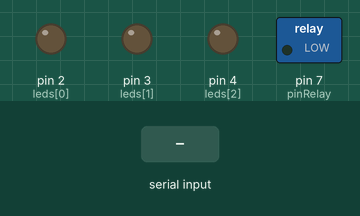
Simulated run of this sketch. Board: Arduino Uno, built with avr-gcc and run on an emulated ATmega328P. On the bench: switched loads named in the sketch (green lamp = pin HIGH), output pins drawn as LEDs (lit = HIGH). The test bench sets the inputs (shaded band).

Above: at 1.2 s.
1.3 s: "1" received over Serial
At 2.5 s:
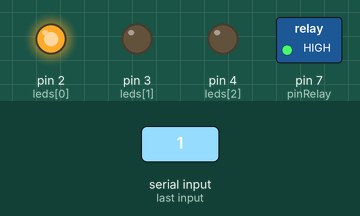
At 9.5 s:
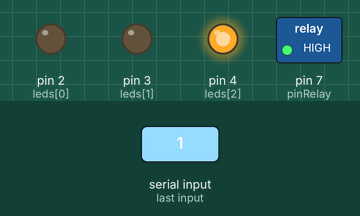
Timing chart, 0 to 10.4 s (numbered marks = the images above; inputs shaded):
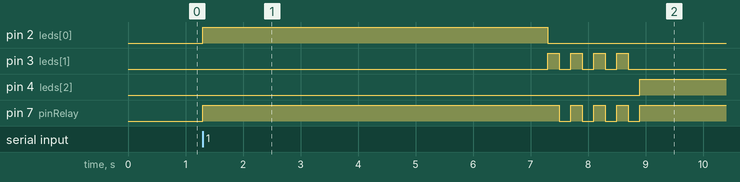

The sketch:

arduino.ino
```cpp
const int pinRelay = 7;
const int leds[] = {2, 3, 4};
const int tiempos[] = {6000, 3000, 5000};
boolean semaforoActivo = false;

void setup() {
  pinMode(pinRelay, OUTPUT);
  for (int i = 0; i < sizeof(leds) / sizeof(leds[0]); i++) {
    pinMode(leds[i], OUTPUT);
  }
  Serial.begin(9600);
}

void encenderLed(int led, int duracion) {
  digitalWrite(pinRelay, HIGH);
  digitalWrite(led, HIGH);
  delay(duracion);
  digitalWrite(led, LOW);
  digitalWrite(pinRelay, LOW);
}

void apagarLed(int led) {
  digitalWrite(led, LOW);
}

void parpadearAmarillo(int led, int repeticiones, int duracion) {
  for (int i = 0; i < repeticiones; i++) {
    digitalWrite(led, HIGH);
    digitalWrite(pinRelay, HIGH);
    delay(duracion);
    digitalWrite(led, LOW);
    digitalWrite(pinRelay, LOW);
    delay(duracion);
  }
}

void loop() {
  if (Serial.available() > 0) {
    char comando = Serial.read();
    if (comando == '1') {
      semaforoActivo = true;
      for (int i = 0; i < sizeof(leds) / sizeof(leds[0]); i++) {
        if (i == 1) {
          parpadearAmarillo(leds[i], 4, 200);
        } else {
          encenderLed(leds[i], tiempos[i]);
        }
        apagarLed(leds[i]);
      }
    } else if (comando == '5') {
      semaforoActivo = false;
    }
  }
}
```

Measured:
- after the input at 1.3 s, pin 2 (leds[0]): LOW → HIGH at once, → LOW 6.0 s later; pin 3 (leds[1]): alternates HIGH for 0.20 s and LOW for 0.20 s, 8 changes in all, then stays LOW, starting after 6.0 s
